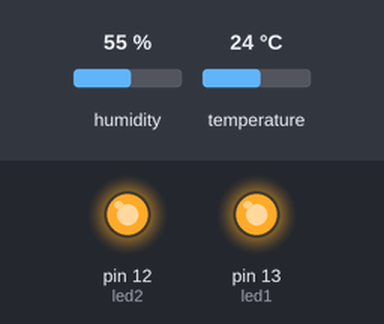
The sketch below on a simulated Arduino Uno, built with avr-gcc and run on an emulated ATmega328P. On the bench: output pins drawn as LEDs (lit = HIGH). Inputs (shaded band) come from the test bench; at power-on: humidity 55 %, temperature 24 °C. What the sketch prints to the serial monitor is not drawn.

Above: at 2.0 s.
At 3.0 s:
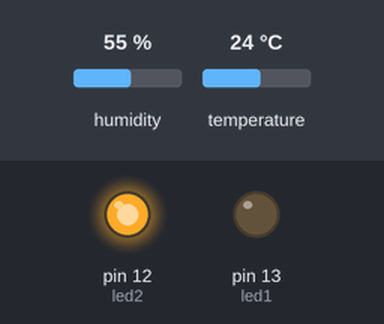
At 4.5 s:
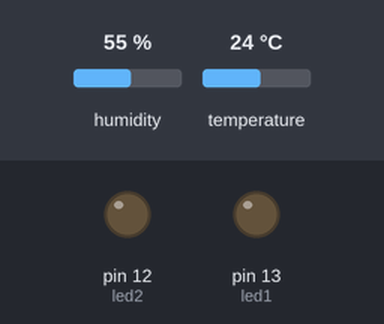
Timing chart, 0 to 6.7 s (numbered marks = the images above):
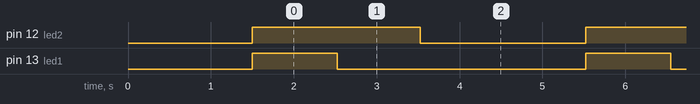

The sketch:

temperature_sense.ino
```cpp
#include "dht.h"
#define dht_apin A0 // Analog Pin sensor is connected to
 int led1 = 13;
int led2 = 12;
//boolean Led1=True;
//boolean Led2=True;
int i=0;
int j=0;
dht DHT;

void setup(){
 pinMode(led1, OUTPUT);
  pinMode(led2, OUTPUT);
  Serial.begin(9600);
  delay(500);//Delay to let system boot
  Serial.println("DHT11 Humidity & temperature Sensor\n\n");
  delay(1000);//Wait before accessing Sensor

}//end "setup()"

void loop(){
  //Start of Program

    digitalWrite(led1, HIGH);
    digitalWrite(led2, HIGH);
    DHT.read11(dht_apin);
    Serial.print("Current humidity = ");
    Serial.print(DHT.humidity);
    Serial.print("%  ");
    Serial.print("temperature = ");
    Serial.print(DHT.temperature);
    Serial.println("C  ");
    delay(1000);
    digitalWrite(led1, LOW);
    delay(1000);
    digitalWrite(led2, LOW);
    delay(2000);

    /*DHT.read11(dht_apin);
    Serial.print("Current humidity = ");
    Serial.print(DHT.humidity);
    Serial.print("%  ");
    Serial.print("temperature = ");
    Serial.print(DHT.temperature);
    Serial.println("C  ");

    delay(5000);//Wait 5 seconds before accessing sensor again.*/

  //Fastest should be once every two seconds.

}// end loop()
```

Measured:
- by itself, pin 12 (led2): alternates HIGH for 2.0 s and LOW for 2.0 s
- by itself, pin 13 (led1): alternates HIGH for 1.0 s and LOW for 3.0 s
- by itself, everything shown: repeats every 4.0 s, in 3 steps
